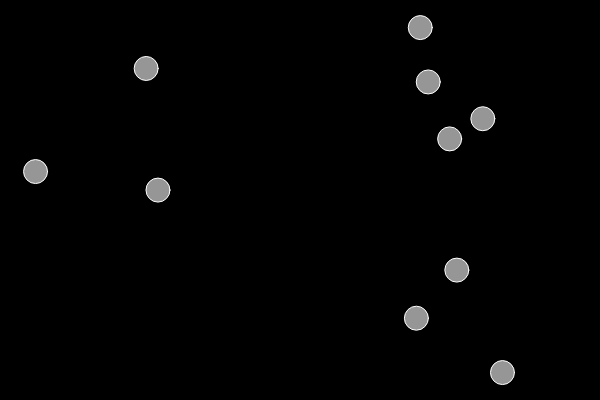
Frame 1 (no input)
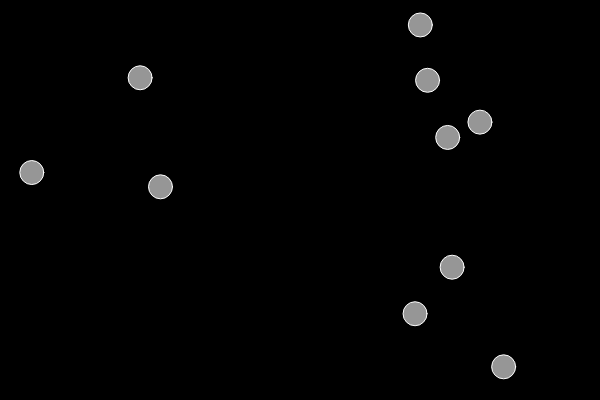
Frame 60 (no input)
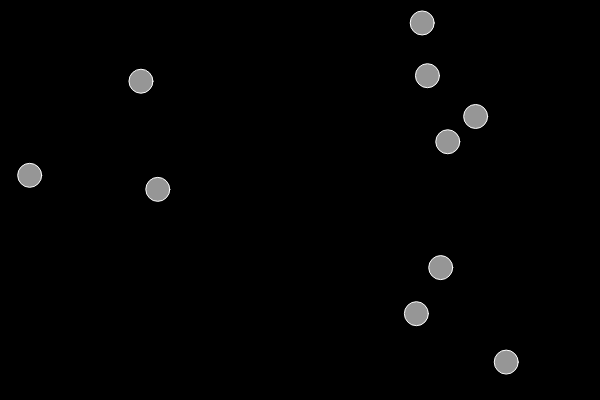
Frame 120 (the mouse pressed at the canvas centre since frame 60)

The p5.js sketch that drew these frames (run headless with seeded random() and noise() and a simulated clock; from frame 60 on, the mouse is pressed at the canvas centre):

// p5.js sketch
// ── sketch.js
var bubbles = [];

function setup() {
  createCanvas(600, 400);
  for (var i = 0; i < 10; i++) {
    var x = random(width);
    var y = random(height);
    bubbles.push(new Bubble(x, y));
  }
}

// draw 10 bubbles in random spot
function draw() {
  background(0);
  for(var i =0; i < bubbles.length; i++) {
    bubbles[i].move();
    bubbles[i].display();
  }
}



  
// ── bubble.js
function Bubble (x, y) {
  this.x = x;
  this.y = y;
  
  this.move = function() {
    this.x += random(-1, 1);
    this.y += random(-1, 1);
  }
  
  this.display = function() {
    stroke(255);
    fill(255, 150);
    ellipse(this.x, this.y, 24, 24);
  }
}
